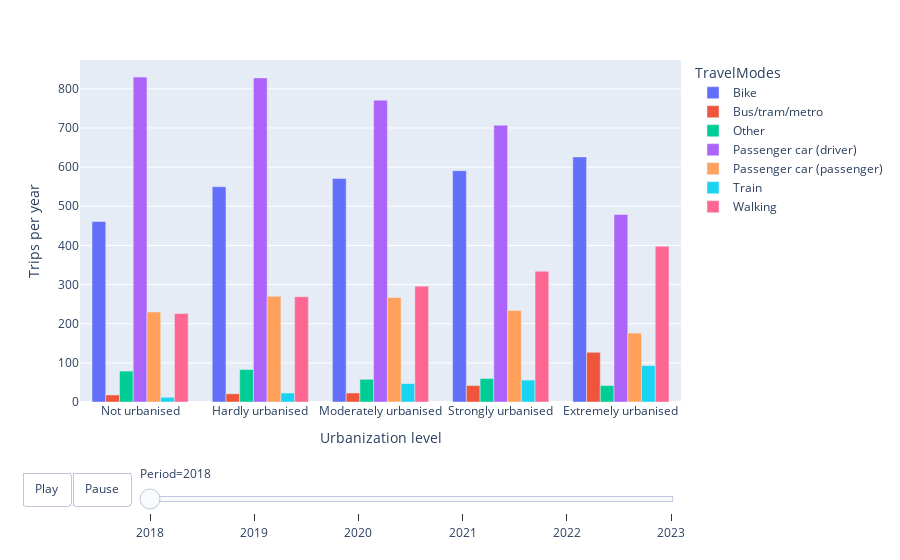

Notebook code cell kept with this figure:
### Markdown cell above
In the figure above, for each period (pre, during and after COVID-19) the total trips per year for all transportation modes are plotted. We can see a decrease in the number of trips per year in the year 2020, in that year COVID-19 started. Furthermore, we can see the effect from the measurments taken to reduce the virus, which resulted in fewer trips. In 2021, it was still COVID-19 time, however less was closed then during 2020. In 2022 and 2023, the number of trips per year went (almost) back to the pre COVID-19 level. 

In the next figures, the number of trips will be specified for the different transportation modes. 

**Image because github is not able to handle plotly graphs**
![image.png](attachment:image.png)

### Code cell
barplotanimation(datanototal, 'Trips_Per_Year', 'Trips per year')

### Figure 1 — Plotly figure (JSON) as saved in the notebook; plotly's stock layout.template omitted (floating-point values rounded to 4 significant figures)
{"data": [{"alignmentgroup": "True", "hovertemplate": "TravelModes=Bike<br>Period=2018<br>Urbanization level=%{x}<br>Trips per year=%{y}<extra></extra>", "legendgroup": "Bike", "marker": {"color": "#636efa", "pattern": {"shape": ""}}, "name": "Bike", "offsetgroup": "Bike", "orientation": "v", "showlegend": true, "textposition": "auto", "type": "bar", "x": ["Extremely urbanised", "Hardly urbanised", "Moderately urbanised", "Not urbanised", "Strongly urbanised"], "xaxis": "x", "y": [626, 550, 571, 461, 591], "yaxis": "y"}, {"alignmentgroup": "True", "hovertemplate": "TravelModes=Bus/tram/metro<br>Period=2018<br>Urbanization level=%{x}<br>Trips per year=%{y}<extra></extra>", "legendgroup": "Bus/tram/metro", "marker": {"color": "#EF553B", "pattern": {"shape": ""}}, "name": "Bus/tram/metro", "offsetgroup": "Bus/tram/metro", "orientation": "v", "showlegend": true, "textposition": "auto", "type": "bar", "x": ["Extremely urbanised", "Hardly urbanised", "Moderately urbanised", "Not urbanised", "Strongly urbanised"], "xaxis": "x", "y": [127, 21, 23, 18, 42], "yaxis": "y"}, {"alignmentgroup": "True", "hovertemplate": "TravelModes=Other<br>Period=2018<br>Urbanization level=%{x}<br>Trips per year=%{y}<extra></extra>", "legendgroup": "Other", "marker": {"color": "#00cc96", "pattern": {"shape": ""}}, "name": "Other", "offsetgroup": "Other", "orientation": "v", "showlegend": true, "textposition": "auto", "type": "bar", "x": ["Extremely urbanised", "Hardly urbanised", "Moderately urbanised", "Not urbanised", "Strongly urbanised"], "xaxis": "x", "y": [42, 83, 58, 79, 60], "yaxis": "y"}, {"alignmentgroup": "True", "hovertemplate": "TravelModes=Passenger car (driver)<br>Period=2018<br>Urbanization level=%{x}<br>Trips per year=%{y}<extra></extra>", "legendgroup": "Passenger car (driver)", "marker": {"color": "#ab63fa", "pattern": {"shape": ""}}, "name": "Passenger car (driver)", "offsetgroup": "Passenger car (driver)", "orientation": "v", "showlegend": true, "textposition": "auto", "type": "bar", "x": ["Extremely urbanised", "Hardly urbanised", "Moderately urbanised", "Not urbanised", "Strongly urbanised"], "xaxis": "x", "y": [479, 828, 771, 830, 707], "yaxis": "y"}, {"alignmentgroup": "True", "hovertemplate": "TravelModes=Passenger car (passenger)<br>Period=2018<br>Urbanization level=%{x}<br>Trips per year=%{y}<extra></extra>", "legendgroup": "Passenger car (passenger)", "marker": {"color": "#FFA15A", "pattern": {"shape": ""}}, "name": "Passenger car (passenger)", "offsetgroup": "Passenger car (passenger)", "orientation": "v", "showlegend": true, "textposition": "auto", "type": "bar", "x": ["Extremely urbanised", "Hardly urbanised", "Moderately urbanised", "Not urbanised", "Strongly urbanised"], "xaxis": "x", "y": [176, 270, 267, 230, 234], "yaxis": "y"}, {"alignmentgroup": "True", "hovertemplate": "TravelModes=Train<br>Period=2018<br>Urbanization level=%{x}<br>Trips per year=%{y}<extra></extra>", "legendgroup": "Train", "marker": {"color": "#19d3f3", "pattern": {"shape": ""}}, "name": "Train", "offsetgroup": "Train", "orientation": "v", "showlegend": true, "textposition": "auto", "type": "bar", "x": ["Extremely urbanised", "Hardly urbanised", "Moderately urbanised", "Not urbanised", "Strongly urbanised"], "xaxis": "x", "y": [93, 23, 47, 12, 56], "yaxis": "y"}, {"alignmentgroup": "True", "hovertemplate": "TravelModes=Walking<br>Period=2018<br>Urbanization level=%{x}<br>Trips per year=%{y}<extra></extra>", "legendgroup": "Walking", "marker": {"color": "#FF6692", "pattern": {"shape": ""}}, "name": "Walking", "offsetgroup": "Walking", "orientation": "v", "showlegend": true, "textposition": "auto", "type": "bar", "x": ["Extremely urbanised", "Hardly urbanised", "Moderately urbanised", "Not urbanised", "Strongly urbanised"], "xaxis": "x", "y": [398, 269, 296, 226, 334], "yaxis": "y"}], "layout": {"barmode": "group", "legend": {"title": {"text": "TravelModes"}, "tracegroupgap": 0}, "margin": {"t": 60}, "sliders": [{"active": 0, "currentvalue": {"prefix": "Period="}, "len": 0.9, "pad": {"b": 10, "t": 60}, "steps": [{"args": [["2018"], {"frame": {"duration": 0, "redraw": true}, "fromcurrent": true, "mode": "immediate", "transition": {"duration": 0, "easing": "linear"}}], "label": "2018", "method": "animate"}, {"args": [["2019"], {"frame": {"duration": 0, "redraw": true}, "fromcurrent": true, "mode": "immediate", "transition": {"duration": 0, "easing": "linear"}}], "label": "2019", "method": "animate"}, {"args": [["2020"], {"frame": {"duration": 0, "redraw": true}, "fromcurrent": true, "mode": "immediate", "transition": {"duration": 0, "easing": "linear"}}], "label": "2020", "method": "animate"}, {"args": [["2021"], {"frame": {"duration": 0, "redraw": true}, "fromcurrent": true, "mode": "immediate", "transition": {"duration": 0, "easing": "linear"}}], "label": "2021", "method": "animate"}, {"args": [["2022"], {"frame": {"duration": 0, "redraw": true}, "fromcurrent": true, "mode": "immediate", "transition": {"duration": 0, "easing": "linear"}}], "label": "2022", "method": "animate"}, {"args": [["2023"], {"frame": {"duration": 0, "redraw": true}, "fromcurrent": true, "mode": "immediate", "transition": {"duration": 0, "easing": "linear"}}], "label": "2023", "method": "animate"}], "x": 0.1, "xanchor": "left", "y": 0, "yanchor": "top"}], "updatemenus": [{"buttons": [{"args": [null, {"frame": {"duration": 2000, "redraw": true}, "fromcurrent": true, "transition": {"duration": 1000}}], "label": "Play", "method": "animate"}, {"args": [[null], {"frame": {"duration": 0, "redraw": false}, "mode": "immediate", "transition": {"duration": 0}}], "label": "Pause", "method": "animate"}], "direction": "left", "pad": {"r": 10, "t": 70}, "showactive": false, "type": "buttons", "x": 0.1, "xanchor": "right", "y": 0, "yanchor": "top"}], "xaxis": {"anchor": "y", "categoryarray": ["Not urbanised", "Hardly urbanised", "Moderately urbanised", "Strongly urbanised", "Extremely urbanised"], "categoryorder": "array", "domain": [0, 1], "title": {"text": "Urbanization level"}}, "yaxis": {"anchor": "x", "domain": [0, 1], "title": {"text": "Trips per year"}}}}
